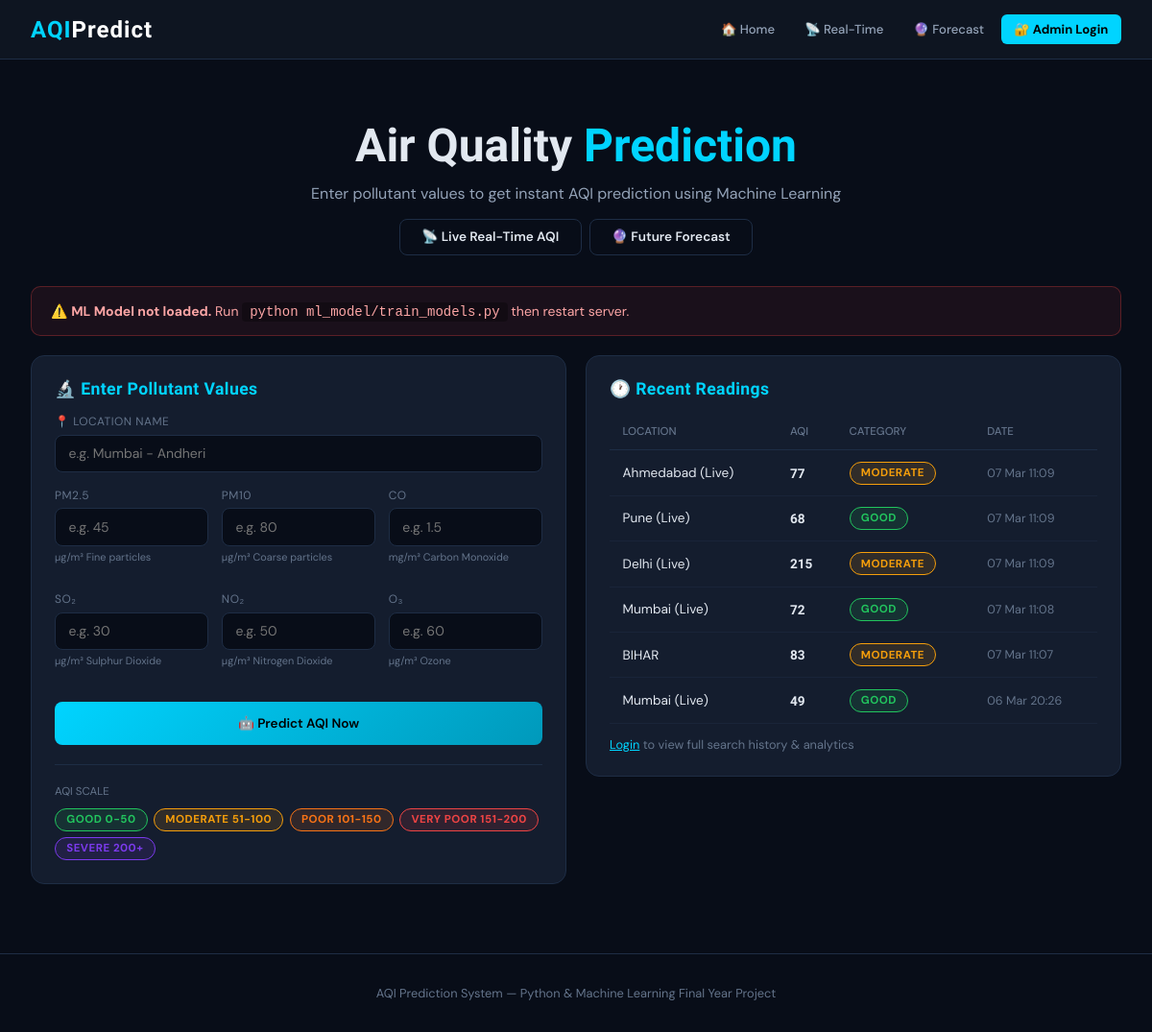
The page / on the database its author committed.
### aqi_app/models.py (models this page shows, shortened)
class AQIReading(models.Model):
    AQI_CHOICES = [
        ('Good', 'Good'),
        ('Moderate', 'Moderate'),
        ('Poor', 'Poor'),
        ('Very Poor', 'Very Poor'),
        ('Severe', 'Severe'),
    ]
    SOURCE_CHOICES = [
        ('manual', 'Manual Entry'),
        ('iot',    'IoT Sensor'),
        ('api',    'API'),
    ]
    station    = models.ForeignKey(Station, on_delete=models.SET_NULL, null=True, blank=True)
    user       = models.ForeignKey(User, on_delete=models.SET_NULL, null=True, blank=True)
    pm25  = models.FloatField()
    pm10  = models.FloatField()
    co    = models.FloatField()
    so2   = models.FloatField()
    no2   = models.FloatField()
    o3    = models.FloatField()
    predicted_category = models.CharField(max_length=20, choices=AQI_CHOICES, blank=True)
    aqi_value          = models.IntegerField(default=0)
    location_name = models.CharField(max_length=200, blank=True)
    source        = models.CharField(max_length=10, choices=SOURCE_CHOICES, default='manual')
    recorded_at   = models.DateTimeField(default=timezone.now)
    class Meta:
        ordering = ['-recorded_at']
    def badge_class(self):
        return {
            'Good': 'good', 'Moderate': 'moderate',
            'Poor': 'poor', 'Very Poor': 'verypoor', 'Severe': 'severe'
        }.get(self.predicted_category, 'moderate')

### aqi_app/views.py (the view, shortened to what this page needs)
# urls.py: path('',            views.home,            name='home'),
def home(request):
    result=None; fdata={}
    return render(request,'home.html',{'result':result,'fdata':fdata,
        'recent':AQIReading.objects.all()[:6],'model_ok':bool(CLF_MODEL)})

### templates/home.html (shortened to what this page needs)
{% extends 'base.html' %}
{% block content %}
<div class="hero">
  <h1>Air Quality <span class="accent">Prediction</span></h1>
  <p>Enter pollutant values to get instant AQI prediction using Machine Learning</p>
  <div style="display:flex;gap:.5rem;justify-content:center;flex-wrap:wrap;margin-top:1rem;">
    <a href="/realtime/" class="btn btn-outline">📡 Live Real-Time AQI</a>
    <a href="/future/" class="btn btn-outline">🔮 Future Forecast</a>
  </div>
</div>
{% if not model_ok %}<div class="warn-box">⚠️ <b>ML Model not loaded.</b> Run <code style="background:rgba(0,0,0,.3);padding:2px 8px;border-radius:4px;">python ml_model/train_models.py</code> then restart server.</div>{% endif %}
<div class="g2" style="align-items:start">
<div class="card">
  <div class="card-title">🔬 Enter Pollutant Values</div>
  <form method="POST">{% csrf_token %}
    <div class="form-group"><label>📍 Location Name</label><input type="text" name="location" value="{{ fdata.location|default:'' }}" placeholder="e.g. Mumbai - Andheri" required></div>
    <div class="poll-grid">
      <div class="form-group"><label>PM2.5</label><input type="number" name="pm25" step="0.1" min="0" value="{{ fdata.pm25|default:'' }}" placeholder="e.g. 45" required><div class="hint">µg/m³ Fine particles</div></div>
      <div class="form-group"><label>PM10</label><input type="number" name="pm10" step="0.1" min="0" value="{{ fdata.pm10|default:'' }}" placeholder="e.g. 80" required><div class="hint">µg/m³ Coarse particles</div></div>
      <div class="form-group"><label>CO</label><input type="number" name="co" step="0.01" min="0" value="{{ fdata.co|default:'' }}" placeholder="e.g. 1.5" required><div class="hint">mg/m³ Carbon Monoxide</div></div>
      <div class="form-group"><label>SO₂</label><input type="number" name="so2" step="0.1" min="0" value="{{ fdata.so2|default:'' }}" placeholder="e.g. 30" required><div class="hint">µg/m³ Sulphur Dioxide</div></div>
      <div class="form-group"><label>NO₂</label><input type="number" name="no2" step="0.1" min="0" value="{{ fdata.no2|default:'' }}" placeholder="e.g. 50" required><div class="hint">µg/m³ Nitrogen Dioxide</div></div>
      <div class="form-group"><label>O₃</label><input type="number" name="o3" step="0.1" min="0" value="{{ fdata.o3|default:'' }}" placeholder="e.g. 60" required><div class="hint">µg/m³ Ozone</div></div>
    </div>
    <button type="submit" class="btn btn-primary" style="width:100%;justify-content:center;padding:.875rem;" {% if not model_ok %}disabled{% endif %}>🤖 Predict AQI Now</button>
  </form>
  <div style="margin-top:1.25rem;padding-top:1.25rem;border-top:1px solid var(--border);">
    <div style="font-size:.72rem;color:var(--muted);margin-bottom:.6rem;text-transform:uppercase;">AQI Scale</div>
    <div style="display:flex;gap:.4rem;flex-wrap:wrap;">
      <span class="badge badge-good">Good 0-50</span><span class="badge badge-moderate">Moderate 51-100</span><span class="badge badge-poor">Poor 101-150</span><span class="badge badge-verypoor">Very Poor 151-200</span><span class="badge badge-severe">Severe 200+</span>
    </div>
  </div>
</div>
<div>
<div class="card">
  <div class="card-title">🕐 Recent Readings</div>
  {% if recent %}<table><thead><tr><th>Location</th><th>AQI</th><th>Category</th><th>Date</th></tr></thead><tbody>
  {% for r in recent %}<tr><td>{{ r.location_name|truncatechars:18 }}</td><td style="font-family:'Rajdhani',sans-serif;font-weight:700;">{{ r.aqi_value }}</td><td><span class="badge badge-{{ r.badge_class }}">{{ r.predicted_category }}</span></td><td style="color:var(--muted);font-size:.78rem;">{{ r.recorded_at|date:"d M H:i" }}</td></tr>{% endfor %}
  </tbody></table>
  {% if user.is_authenticated %}<a href="/search/" style="display:inline-block;margin-top:.85rem;font-size:.8rem;color:var(--accent);text-decoration:none;">View full history →</a>
  {% else %}<p style="margin-top:.85rem;font-size:.8rem;color:var(--muted);"><a href="/login/" style="color:var(--accent);">Login</a> to view full search history &amp; analytics</p>{% endif %}
  {% else %}<p style="color:var(--muted);font-size:.875rem;">No readings yet. Submit your first prediction!</p>{% endif %}
</div>
</div></div>
{% endblock %}

### templates/base.html (shortened to what this page needs)
<!DOCTYPE html>
<html lang="en">
<head>
</head>
<body>
<nav>
  <a href="/" class="brand">AQI<span>Predict</span></a>
  <div class="nav-links">
    <a href="/" class="hm">🏠 Home</a>
    <a href="/realtime/" class="hm">📡 Real-Time</a>
    <a href="/future/" class="hm">🔮 Forecast</a>
    {% if user.is_authenticated %}
      <a href="/dashboard/" class="hm">📊 Dashboard</a>
      <a href="/search/" class="hm">🔍 History</a>
      <a href="/charts/" class="hm">📈 Charts</a>
      <a href="/stations/" class="hm">📡 Stations</a>
      <a href="/logout/" class="btn btn-outline btn-sm">Logout ({{ user.username }})</a>
    {% else %}
      <a href="/login/" class="btn btn-login btn-sm">🔐 Admin Login</a>
    {% endif %}
  </div>
</nav>
<div class="container">
  {% block content %}{% endblock %}
</div>
<footer style="text-align:center;padding:2rem;color:var(--muted);font-size:.8rem;border-top:1px solid var(--border);margin-top:3rem;">AQI Prediction System — Python &amp; Machine Learning Final Year Project</footer>
</body>
</html>

### templates/base.html (style rules this page uses)
:root { --bg:#080d18;--surface:#0f1623;--card:#141d2e;--border:#1e2d45;--accent:#00d4ff;--text:#e2e8f0;--muted:#64748b;--muted2:#94a3b8;--good:#22c55e;--mod:#f59e0b;--poor:#f97316;--vp:#ef4444;--sev:#7c3aed; }
* { margin:0;padding:0;box-sizing:border-box; }
body { font-family:'DM Sans',sans-serif;background:var(--bg);color:var(--text);min-height:100vh; }
nav { background:rgba(15,22,35,.97);border-bottom:1px solid var(--border);padding:0 2rem;display:flex;align-items:center;justify-content:space-between;height:62px;position:sticky;top:0;z-index:200;backdrop-filter:blur(12px); }
.brand { font-family:'Rajdhani',sans-serif;font-size:1.5rem;font-weight:700;color:var(--accent);text-decoration:none;letter-spacing:1px; }
.brand span { color:#fff; }
.nav-links { display:flex;gap:.25rem;align-items:center;flex-wrap:wrap; }
.nav-links a { color:var(--muted2);text-decoration:none;padding:.45rem .85rem;border-radius:6px;font-size:.82rem;font-weight:500;transition:all .2s; }
.btn-login { background:var(--accent)!important;color:#000!important;font-weight:700!important; }
.container { max-width:1280px;margin:0 auto;padding:1.5rem 2rem; }
.card { background:var(--card);border:1px solid var(--border);border-radius:14px;padding:1.5rem; }
.card-title { font-family:'Rajdhani',sans-serif;font-size:1.1rem;font-weight:700;color:var(--accent);margin-bottom:1rem;letter-spacing:.4px; }
.btn { display:inline-flex;align-items:center;gap:.4rem;padding:.6rem 1.4rem;border-radius:8px;border:none;font-size:.85rem;font-weight:600;cursor:pointer;text-decoration:none;transition:all .2s;font-family:'DM Sans',sans-serif; }
.btn-primary { background:linear-gradient(135deg,var(--accent),#0099bb);color:#000; }
.btn-outline { background:transparent;border:1px solid var(--border);color:var(--text); }
.btn-sm { padding:.35rem .85rem;font-size:.78rem; }
.form-group { margin-bottom:1rem; }
label { display:block;font-size:.75rem;color:var(--muted);margin-bottom:.35rem;text-transform:uppercase;letter-spacing:.5px; }
input,select { width:100%;background:var(--bg);border:1px solid var(--border);border-radius:8px;color:var(--text);padding:.6rem .85rem;font-size:.875rem;outline:none;transition:border-color .2s;font-family:'DM Sans',sans-serif; }
.badge { display:inline-block;padding:.22rem .7rem;border-radius:20px;font-size:.72rem;font-weight:700;text-transform:uppercase;letter-spacing:.5px; }
.badge-good { background:rgba(34,197,94,.12);color:var(--good);border:1px solid var(--good); }
.badge-moderate { background:rgba(245,158,11,.12);color:var(--mod);border:1px solid var(--mod); }
.badge-poor { background:rgba(249,115,22,.12);color:var(--poor);border:1px solid var(--poor); }
.badge-verypoor { background:rgba(239,68,68,.12);color:var(--vp);border:1px solid var(--vp); }
.badge-severe { background:rgba(124,58,237,.12);color:var(--sev);border:1px solid var(--sev); }
table { width:100%;border-collapse:collapse;font-size:.85rem; }
th { color:var(--muted);font-weight:500;text-align:left;padding:.7rem .85rem;border-bottom:1px solid var(--border);font-size:.72rem;text-transform:uppercase; }
td { padding:.7rem .85rem;border-bottom:1px solid rgba(30,45,69,.5); }
.g2 { display:grid;grid-template-columns:1fr 1fr;gap:1.25rem; }
.accent { color:var(--accent); }

### templates/home.html (style rules this page uses)
.hero { text-align:center;padding:2.5rem 0 2rem; }
.hero h1 { font-family:'Rajdhani',sans-serif;font-size:3rem;font-weight:700;line-height:1.1; }
.hero p { color:var(--muted2);margin-top:.75rem; }
.poll-grid { display:grid;grid-template-columns:repeat(3,1fr);gap:.85rem;margin-bottom:1.25rem; }
.hint { font-size:.68rem;color:var(--muted);margin-top:.25rem; }
.warn-box { background:rgba(239,68,68,.08);border:1px solid rgba(239,68,68,.3);border-radius:10px;padding:1rem 1.25rem;margin-bottom:1.25rem;color:#fca5a5;font-size:.875rem; }

### rows shown on the page
AQIReading: location_name "Ahmedabad (Live)", aqi_value "77", predicted_category "MODERATE", recorded_at "07 Mar 11:09"
AQIReading: location_name "Pune (Live)", aqi_value "68", predicted_category "GOOD", recorded_at "07 Mar 11:09"
AQIReading: location_name "Delhi (Live)", aqi_value "215", predicted_category "MODERATE", recorded_at "07 Mar 11:09"
AQIReading: location_name "Mumbai (Live)", aqi_value "72", predicted_category "GOOD", recorded_at "07 Mar 11:08"
AQIReading: location_name "BIHAR", aqi_value "83", predicted_category "MODERATE", recorded_at "07 Mar 11:07"
AQIReading: location_name "Mumbai (Live)", aqi_value "49", predicted_category "GOOD", recorded_at "06 Mar 20:26"
